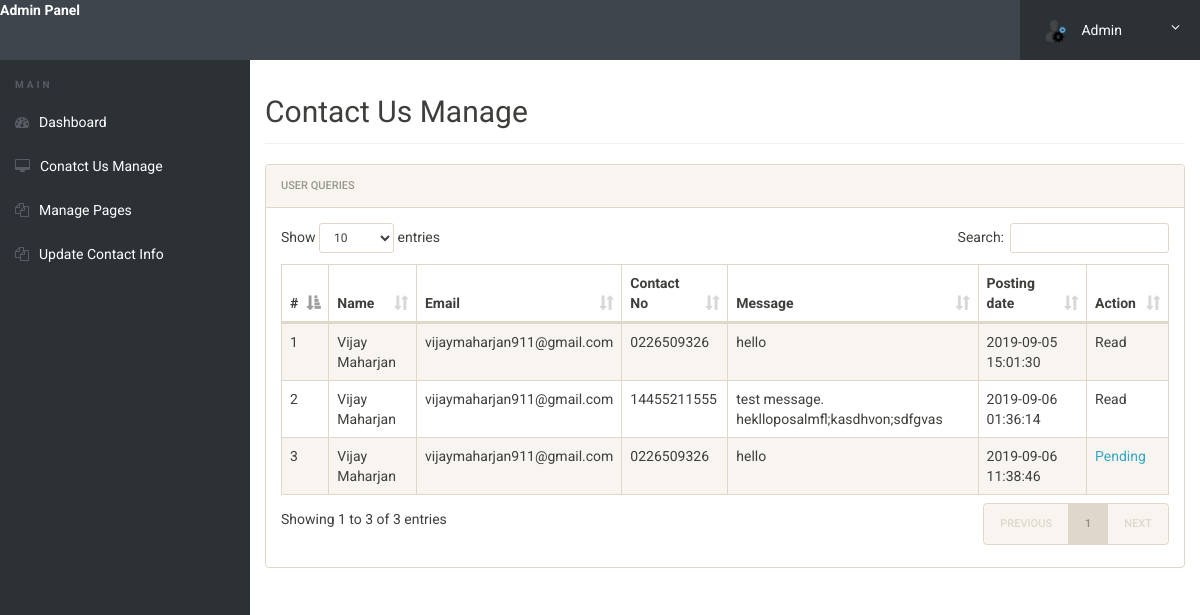
The app's page /admin/contactusManage.php (signed in) with its own data.
### tables this page shows
CREATE TABLE `contactusform` (
  `id` int(11) NOT NULL,
  `name` varchar(100) DEFAULT NULL,
  `EmailId` varchar(120) DEFAULT NULL,
  `ContactNumber` char(11) DEFAULT NULL,
  `Message` longtext,
  `PostingDate` timestamp NOT NULL DEFAULT CURRENT_TIMESTAMP,
  `status` int(11) DEFAULT NULL
);

### admin/contactusManage.php (the view, shortened to what this page needs)
<?php
include('../db/config.php');
if(strlen($_SESSION['alogin'])==0)
	{
header('location:index.php');
}
else{
 ?>
<!doctype html>
<html lang="en" class="no-js">
<head>
	<link rel="stylesheet" href="css/font-awesome.min.css">
	<link rel="stylesheet" href="css/bootstrap.min.css">
	<link rel="stylesheet" href="css/dataTables.bootstrap.min.css">
	<link rel="stylesheet" href="css/bootstrap-social.css">
	<link rel="stylesheet" href="css/bootstrap-select.css">
	<link rel="stylesheet" href="css/fileinput.min.css">
	<link rel="stylesheet" href="css/awesome-bootstrap-checkbox.css">
	<link rel="stylesheet" href="css/style.css">
</head>
<body>
	<?php include('includes/header.php');?>
	<div class="ts-main-content">
		<?php include('includes/leftbar.php');?>
		<div class="content-wrapper">
			<div class="container-fluid">
				<div class="row">
					<div class="col-md-12">
						<h2 class="page-title">Contact Us Manage</h2>
						<div class="panel panel-default">
							<div class="panel-heading">User queries</div>
							<div class="panel-body">
								<table id="zctb" class="display table table-striped table-bordered table-hover" cellspacing="0" width="100%">
									<thead>
										<tr>
										<th>#</th>
											<th>Name</th>
											<th>Email</th>
											<th>Contact No</th>
											<th>Message</th>
											<th>Posting date</th>
											<th>Action</th>
										</tr>
									</thead>
									<tbody>
									<?php $sql = "SELECT * from  contactusform ";
$query = $dbh -> prepare($sql);
$query->execute();
$results=$query->fetchAll(PDO::FETCH_OBJ);
$cnt=1;
if($query->rowCount() > 0)
{
foreach($results as $result)
{				?>
										<tr>
											<td><?php echo htmlentities($cnt);?></td>
											<td><?php echo htmlentities($result->name);?></td>
											<td><?php echo htmlentities($result->EmailId);?></td>
											<td><?php echo htmlentities($result->ContactNumber);?></td>
											<td><?php echo htmlentities($result->Message);?></td>
											<td><?php echo htmlentities($result->PostingDate);?></td>
																<?php if($result->status==1)
{
	?><td>Read</td>
<?php } else {?>
<td><a href="contactusManage.php?eid=<?php echo htmlentities($result->id);?>" onclick="return confirm('Are you sure to mark as read?')" >Pending</a>
</td>
<?php } ?>
										</tr>
										<?php $cnt=$cnt+1; }} ?>
									</tbody>
								</table>
							</div>
						</div>
					</div>
				</div>
			</div>
		</div>
	</div>
</body>
</html>
<?php } ?>

### admin/includes/header.php (shortened to what this page needs)
<div class="brand clearfix">
	<a href="dashboard.php" class="text-center text-bold text-light mt-4x">Admin Panel</a>
		<ul class="ts-profile-nav">
			<li class="ts-account">
				<a href="#"><img src="img/admin.png" class="ts-avatar hidden-side" alt=""> Admin <i class="fa fa-angle-down hidden-side"></i></a>
			</li>
		</ul>
	</div>

### admin/includes/leftbar.php
<nav class="ts-sidebar">
			<ul class="ts-sidebar-menu">
				<li class="ts-label">Main</li>
				<li><a href="dashboard.php"><i class="fa fa-dashboard"></i>Dashboard</a></li>
				<li><a href="contactusManage.php"><i class="fa fa-desktop"></i>Conatct Us Manage</a></li>
			<li><a href="pagesManage.php"><i class="fa fa-files-o"></i>Manage Pages</a></li>
			<li><a href="updateContactinfo.php"><i class="fa fa-files-o"></i>Update Contact Info</a></li>
			</ul>
		</nav>

### admin/css/style.css (style rules this page uses)
html { font-size: 14px; }
@media only screen and (min-width: 480px) { html { font-size: 17px; } }
@media only screen and (min-width: 768px) { html { font-size: 14px; } }
body { font-size: 1em; }
a { color: #37a6c4; }
.panel { overflow: hidden; }
.text-bold { font-weight: bold; }
.text-white, .text-light { color: #fff !important; }
.mt-4x { margin-top: 90px; }
ul, li { margin: 0; padding: 0; list-style: none; }
.page-title { padding-bottom: 15px; margin-bottom: 20px; border-bottom: 1px solid #f0f0f0; }
.brand { background: #3e454c; position: relative; z-index: 3; position: fixed; width: 100%; top: 0; }
.brand .ts-profile-nav { float: right; display: none; }
.brand .ts-profile-nav li { float: left; position: relative; }
.brand .ts-profile-nav li a { display: block; padding: 20px; color: #fff; }
.brand .ts-profile-nav .ts-account .fa-angle-down { float: right; }
.brand .ts-profile-nav .ts-account > a { width: 180px; background: #2c3136; }
.brand .ts-profile-nav .ts-account .ts-avatar { border-radius: 50%; height: 28px; margin: -10px 0; margin-right: 10px; }
@media only screen and (min-width: 992px) { .brand .ts-profile-nav { display: block; } }
.ts-sidebar { background: #2c3136; max-height: 0; transition: max-height 0.3s; overflow: hidden; position: fixed; z-index: 2; width: 100%; bottom: 0; top: 60px; overflow-y: auto; }
@media only screen and (min-width: 992px) { .ts-sidebar { max-height: 100%; bottom: 0; } }
.ts-sidebar-menu .ts-label { color: #585c64; font-weight: bold; padding: 8px 15px; text-transform: uppercase; font-size: 10px; letter-spacing: 3px; margin-top: 10px; }
.ts-sidebar-menu a { display: block; text-decoration: none; padding: 12px 15px; color: #fff; }
.ts-sidebar-menu li { position: relative; }
.ts-sidebar-menu li i { color: #585c64; margin-right: 10px; }
.ts-main-content .content-wrapper { padding-top: 15px; margin-top: 60px; }
@media only screen and (min-width: 992px) { .ts-main-content .ts-sidebar { width: 250px; float: left; } }
@media only screen and (min-width: 992px) { .ts-main-content .content-wrapper { margin-left: 250px; } }

### records on screen
contactusform: name "Vijay Maharjan", EmailId "vijaymaharjan911@gmail.com", ContactNumber "0226509326", Message "hello", PostingDate "2019-09-05 15:01:30", status "Read"
contactusform: name "Vijay Maharjan", EmailId "vijaymaharjan911@gmail.com", ContactNumber "14455211555", Message "test message. heklloposalmfl;kasdhvon;sdfgvas", PostingDate "2019-09-06 01:36:14", status "Read"
contactusform: name "Vijay Maharjan", EmailId "vijaymaharjan911@gmail.com", ContactNumber "0226509326", Message "hello", PostingDate "2019-09-06 11:38:46"
